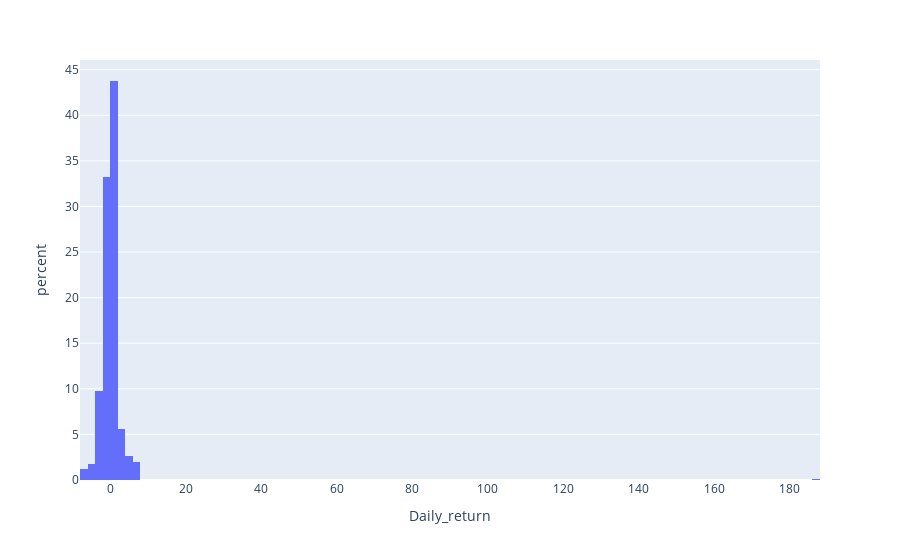

The notebook cell saved with this chart:
### Code cell
fig = go.Figure()
px.histogram(df, x="Daily_return",histnorm='percent')
#ff.create_distplot(df, group_labels)

### Figure 1 — Plotly figure (JSON) as saved in the notebook; plotly's stock layout.template omitted (floating-point values rounded to 4 significant figures; data arrays with more than 128 entries replaced by an {"elided": "..."} marker saying what was removed)
{"data": [{"alignmentgroup": "True", "bingroup": "x", "histnorm": "percent", "hovertemplate": "Daily_return=%{x}<br>percent=%{y}<extra></extra>", "legendgroup": "", "marker": {"color": "#636efa"}, "name": "", "offsetgroup": "", "orientation": "v", "showlegend": false, "type": "histogram", "x": {"elided": "729 float values"}, "xaxis": "x", "yaxis": "y"}], "layout": {"barmode": "relative", "legend": {"tracegroupgap": 0}, "margin": {"t": 60}, "xaxis": {"anchor": "y", "domain": [0, 1], "title": {"text": "Daily_return"}}, "yaxis": {"anchor": "x", "domain": [0, 1], "title": {"text": "percent"}}}}
